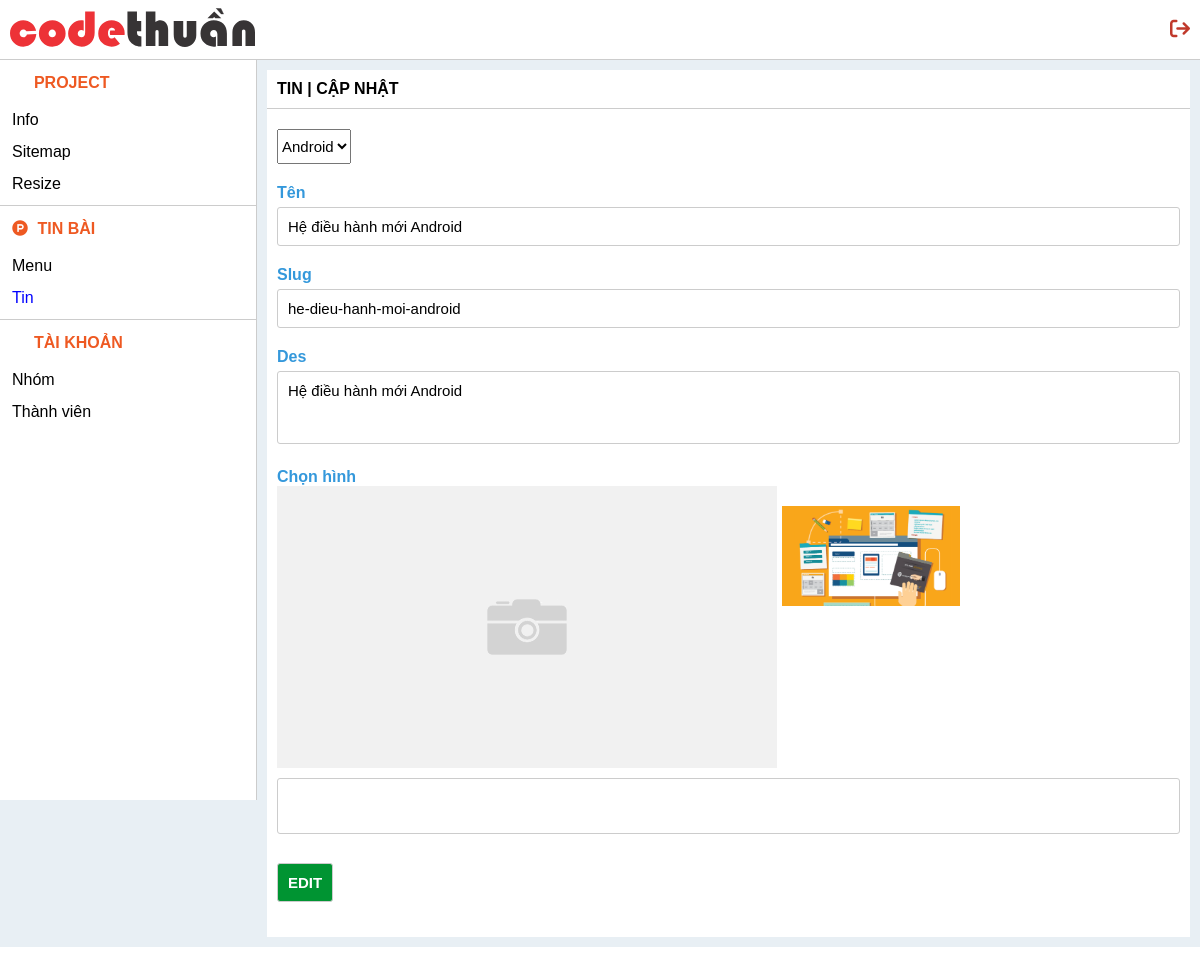
Page /admin/admin/tin/edit?id=11&page=1 (signed in) on the committed database.
### tables this page shows
CREATE TABLE `tin` (
  `id` int(11) NOT NULL,
  `ten` text DEFAULT NULL,
  `hinh` text DEFAULT NULL,
  `slug` text DEFAULT NULL,
  `menu` int(11) DEFAULT NULL,
  `des` text DEFAULT NULL,
  `noidung` text DEFAULT NULL
);

### admin/controller/menu.php (called while the page is built, shortened)
<?php
class Menu {
	public function DanhSach($truyvan)
	{
		$data = $truyvan->DanhSach("menu");
		return $data;
	}
}
$menu = new Menu();
?>

### admin/model/Data.php (called while the page is built, shortened)
<?php
class Data{
	public function __construct()
	{
		try
		{
			$this->con = new PDO("mysql:host=localhost;dbname=tutorial;charset=utf8", "root", "");
			return $this->con;
		}
		catch (PDOException $e){}
	}
}
?>

### admin/route/route.php (called while the page is built, shortened)
<?php
	require_once "model/Query.php";
	$query = new Query();
?>

### admin/model/Query.php (called while the page is built, shortened)
<?php
	require_once "Data.php";
	class Query extends Data{
		public function DanhSach($table, $fields=[], $condition=[], $sorts=[], $limits=[], $forms=[])
		{
			$query_string = '';
			$arr_forms = [];
			if(!empty($fields))
			{
				$str_fields = implode(",", $fields);
				$query_string .= 'SELECT '.$str_fields.' FROM '.$table;
			}
			else
			{
				$query_string .= 'SELECT * FROM '.$table;
			}
			$sql=$this->con->prepare($query_string);
			$sql->execute($arr_forms);
			return $sql->fetchAll(PDO::FETCH_OBJ);
		}
		public function ChiTiet($table, $fields, $condition, $forms)
		{
			$query_string = '';
			if(!empty($fields))
			{
				$str_fields = implode(",", $fields);
				$query_string .= 'SELECT '.$str_fields.' FROM '.$table;
			}
			else
			{
				$query_string .= 'SELECT * FROM '.$table;
			}
			if(!empty($condition))
			{
				$query_string .= ' WHERE';
				$arr_forms = [];
				$number = 0;
				foreach ($condition as $key => $value)
				{
					$arr_forms[':'.$key] = $forms[$key];
					if($number == 0)
					{
						$query_string .= ' '.$key.$value.':'.$key;
					}
					else
					{
						$query_string .= ' AND '.$key.$value.':'.$key;
					}
					$number ++;
				}
			}
			$sql = $this->con->prepare($query_string);
			$sql->execute($arr_forms);
			return $sql->fetch(PDO::FETCH_OBJ);
		}
	}
?>

### admin/controller/tin.php (called while the page is built, shortened)
<?php
class Tin {
	public function ChiTiet($id, $truyvan)
	{
		$data = $truyvan->ChiTiet("tin", [], ["id" => "="], ["id" => $id]);
		return $data;
	}
}
?>

### admin/view/tin/edit.php (the view, shortened to what this page needs)
<?php
	require_once "controller/menu.php";
	$idTin = $lib->getID();
	$data = $tin->ChiTiet($idTin, $query);
	$dataListMenu = $menu->DanhSach($query);
?>
<link rel="stylesheet" type="text/css" href="lib/crop/css/style.css" />
<link rel="stylesheet" type="text/css" href="lib/crop/css/style-example.css" />
<link rel="stylesheet" type="text/css" href="lib/crop/css/jquery.Jcrop.min.css" />
<main>
	<section class="blog">
		<div class="bread">
			<div class="left">
				<span>Tin</span>
				<span class="ngan"> | </span>
				<span>Cập nhật</span>
			</div>
		</div>
		<form method="post" enctype="multipart/form-data" class="no-tab">
			<select name="menu">
				<?php
				foreach ($dataListMenu as $key => $value) {
					if($value->id == $data->menu)
					{
						echo '<option value="'.$value->id.'" selected>'.$value->ten.'</option>';
					}
					else
					{
						echo '<option value="'.$value->id.'">'.$value->ten.'</option>';
					}
				}
				?>
			</select>
			<p class="tit">Tên <span class="slug">Tên không dấu</span></p>
			<input class="full" type="text" name="ten" placeholder="Tên" autocomplete="off" required value="<?=$data->ten?>" />
			<p class="tit">Slug</p>
			<input class="full" type="text" name="slug" placeholder="Tên không dấu" autocomplete="off" required value="<?=$data->slug?>" />
			<p class="tit">Des</p>
			<textarea rows="3" name="des" placeholder="Intro" placeholder="Description"><?=$data->des?></textarea>
			<p class="tit">Chọn hình</p>
			<div class="simple-cropper-images">
				<div class="cropme" style="width: 500px; height: 282px;"></div>
			</div>
			<div>
				<?php
				if($data->hinh != NULL)
				{
					echo '<img src="../uploads/tin/'.$data->hinh.'" height=100/>';
				}
				?>
			</div>
			<textarea class="ckeditor" name="noidung"><?=$data->noidung?></textarea>
			<input type="submit" name="add" value="Edit" />
		</form>
	</section>
</main>

### admin/public/css/style.css (style rules this page uses)
@media all and (min-width: 0) { * { margin:0;padding:0;box-sizing:border-box } }
@media all and (min-width: 0) { body { font-family:Arial } }
@media all and (min-width: 0) { main { padding:10px 0;width:calc(100% - 20px) } }
@media all and (min-width: 0) { main .bread { border-bottom:1px solid #CCC;padding:10px;display:flex;justify-content:space-between;align-items:center;background-color:#FFF } }
@media all and (min-width: 0) { main .bread .left span { text-transform:uppercase;font-weight:bold } }
@media all and (min-width: 0) { main form.no-tab { background-color:#FFF;padding:15px 10px } }
@media all and (min-width: 0) { main form p.tit { color:#3498db;font-weight:bold } }
@media all and (min-width: 0) { main form input { outline:none;border:1px solid #CCC;border-radius:3px;font-family:Arial;font-size:15px;padding:10px;margin:5px 0 20px 0 } }
@media all and (min-width: 0) { main form input[type="submit"] { background-color:#009432;color:#FFF;text-transform:uppercase;font-family:Arial;font-size:15px;font-weight:bold } }
@media all and (min-width: 0) { main form input.full { width:100% } }
@media all and (min-width: 0) { main form select { height:35px;margin:5px 0 20px 0;font-family:Arial;font-size:15px } }
@media all and (min-width: 0) { main form textarea { padding:10px;font-family:Arial;font-size:15px;width:100%;resize:none;outline:none;border:1px solid #CCC;border-radius:3px;margin:5px 0 20px 0 } }
@media all and (min-width: 996px) { main { width:calc(100% - 257px);padding:10px } }

### rows in the picture
tin: ten "Hệ điều hành mới Android", slug "he-dieu-hanh-moi-android", des "Hệ điều hành mới Android", hinh (picture)

### other values in the picture
__NAME__ "PROJECT"
form field menu "Android"
